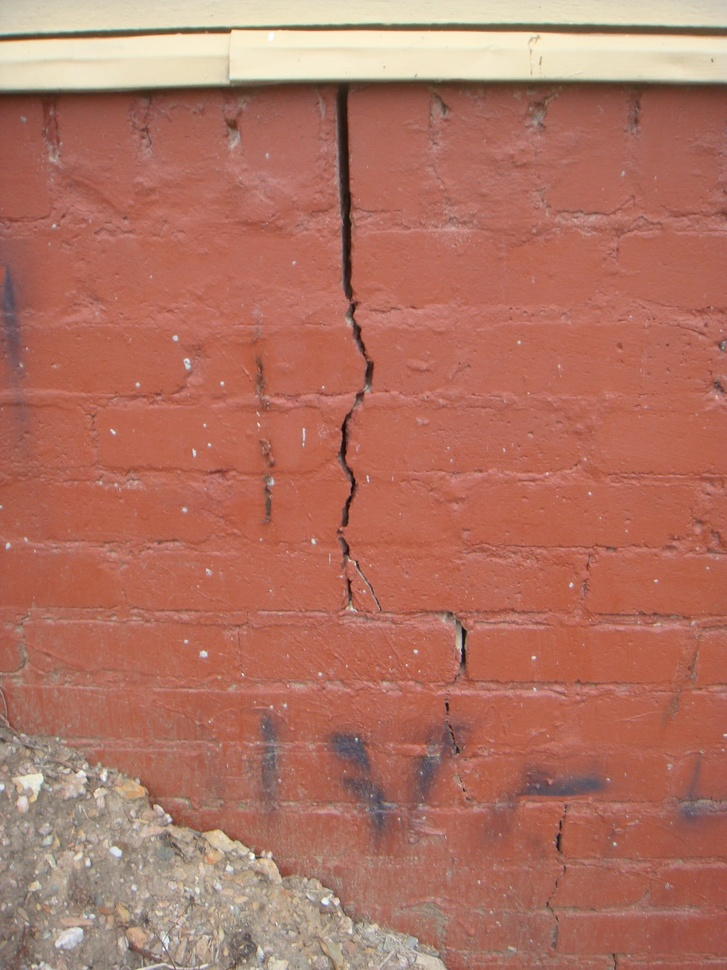
#> input picture DSC08006.jpg, 727 x 970 px, shrunk from 1536 x 2048 before the run, found by its file name
$ jupyter execute slic.ipynb
#> lines starting #> are read from the running program, lines starting #| are printed output that depends on the picture
[cell 1]
from skimage.segmentation import slic
from skimage.segmentation import mark_boundaries
import matplotlib.pyplot as plt

[cell 2]
from PIL import Image

img = Image.open(r'C:\\Users\\MRITUNJAY\\Desktop\\research paper\\DSC08006.jpg')
#> img is the input picture: PIL image 727x970 RGB; mean R, G, B 176.3, 115, 98.3
plt.imshow(img)

[cell 3]
from numpy import asarray

image = asarray(img)

print(type(image))
#| <class 'numpy.ndarray'>
print(image.shape)
#| (970, 727, 3)

[cell 4]
for numSegments in (100, 200, 300):
	segments = slic(image, n_segments = numSegments, sigma = 5)
	# output of SLIC
	fig = plt.figure(numSegments)
	ax = fig.add_subplot(1, 1, 1)
	ax.imshow(mark_boundaries(image, segments))
	plt.axis("off")
#> this loop made 3 passes
#> pass 1, `segments = slic(image, n_segments = numSegments, sigma = 5)`:
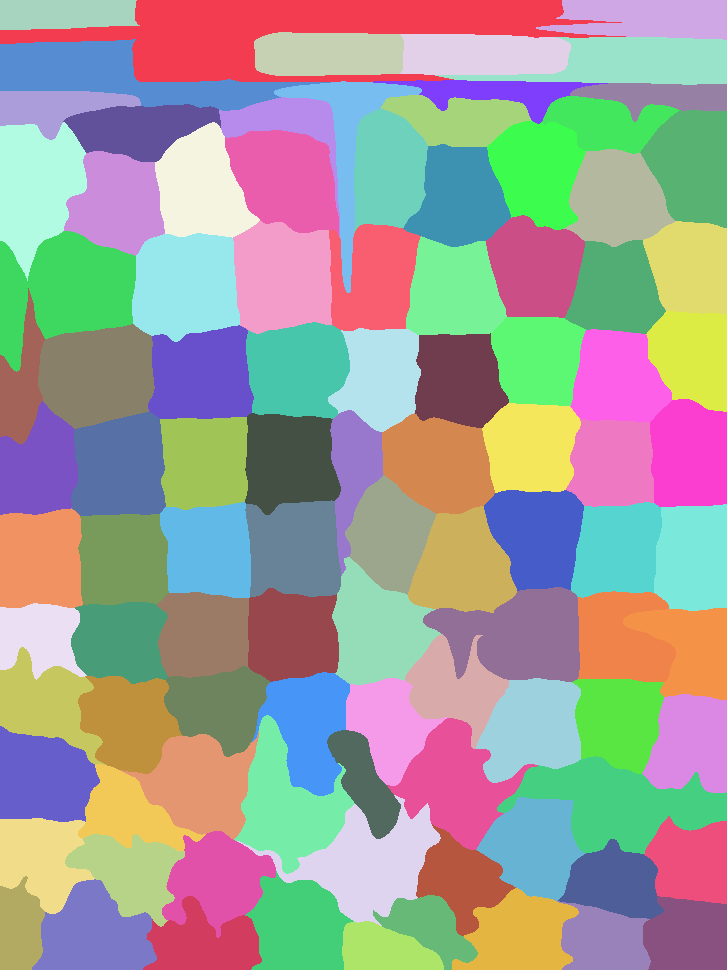
#> segments: shape (970, 727) int64; 100 distinct labels, from 1 to 100; one colour per label, 0 black
#> pass 2, `segments = slic(image, n_segments = numSegments, sigma = 5)`:
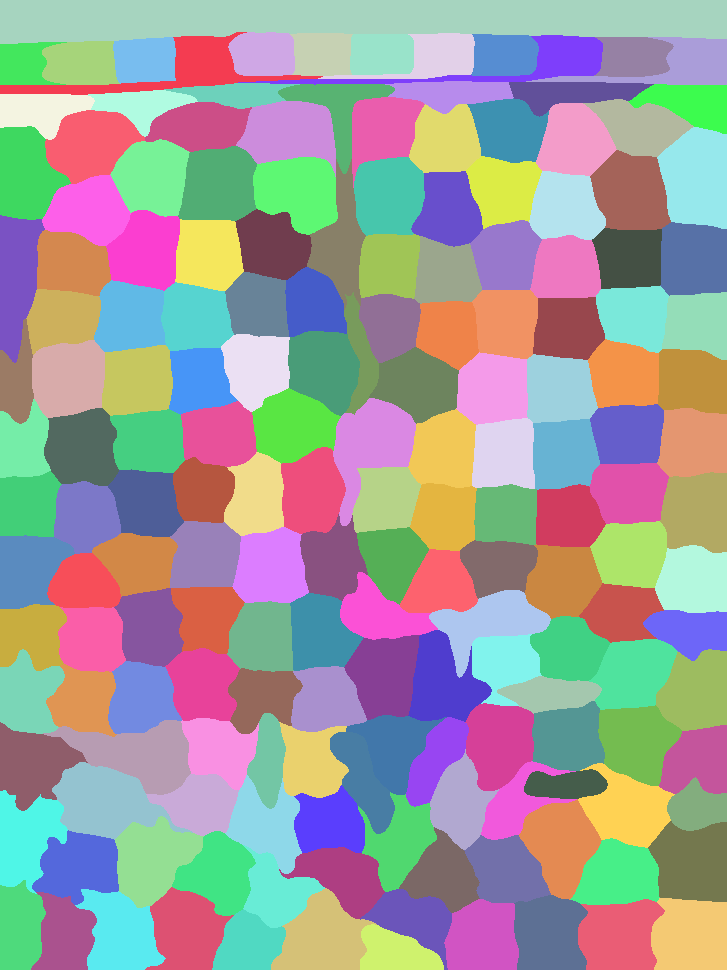
#> segments: shape (970, 727) int64; 177 distinct labels, from 1 to 177; one colour per label, 0 black
#> pass 3, `segments = slic(image, n_segments = numSegments, sigma = 5)`:
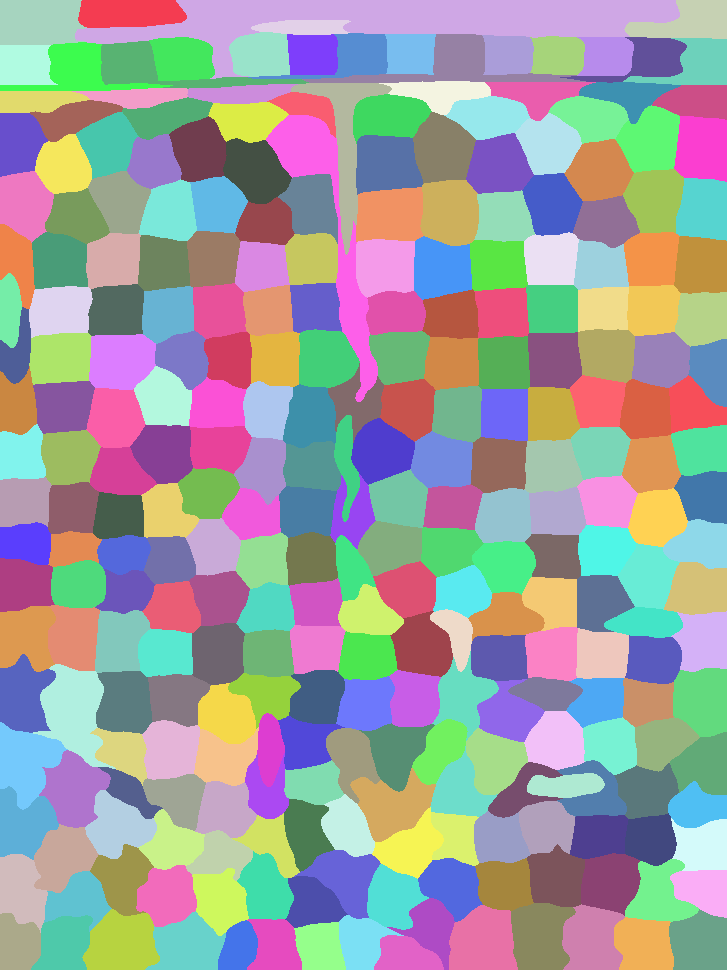
#> segments: shape (970, 727) int64; 281 distinct labels, from 1 to 281; one colour per label, 0 black
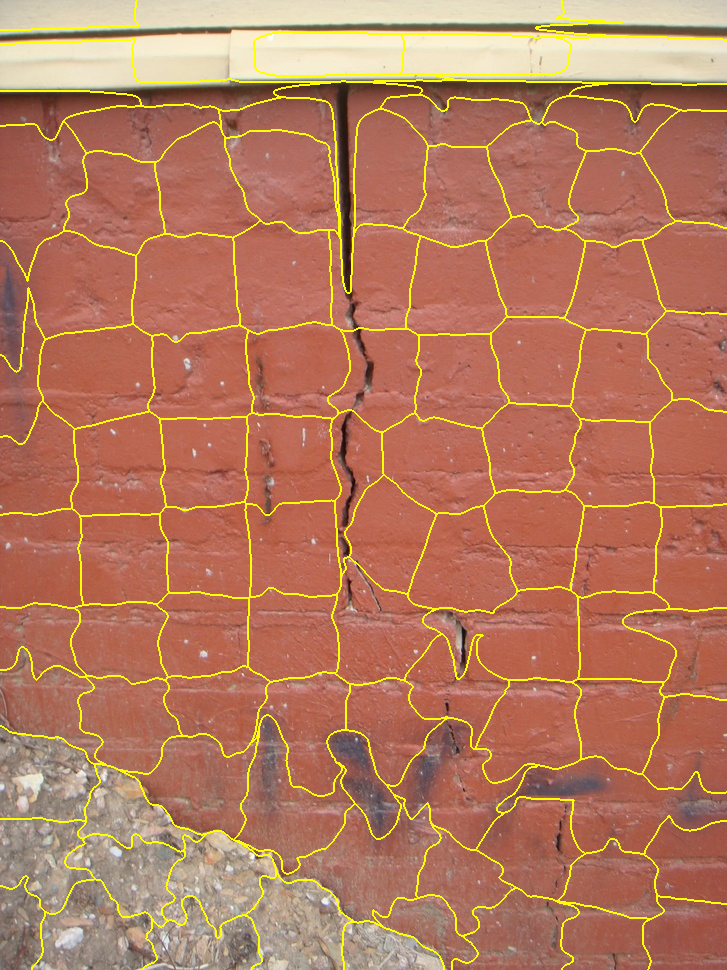
#> shown: shape (970, 727, 3) float64; mean R, G, B 0.707, 0.478, 0.367
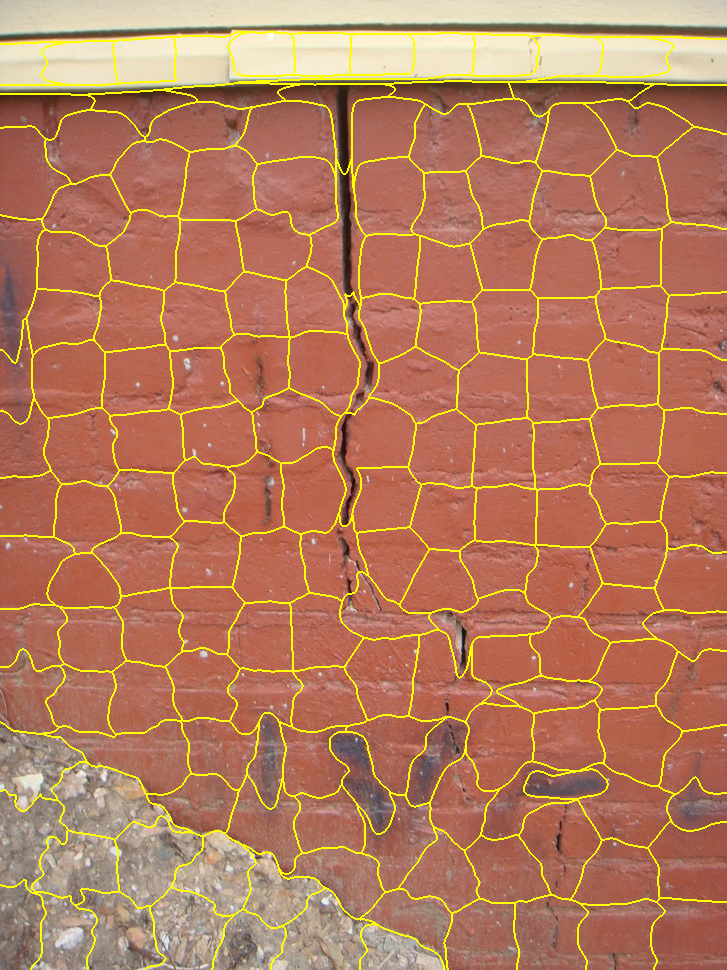
#> shown: shape (970, 727, 3) float64; mean R, G, B 0.71, 0.484, 0.362
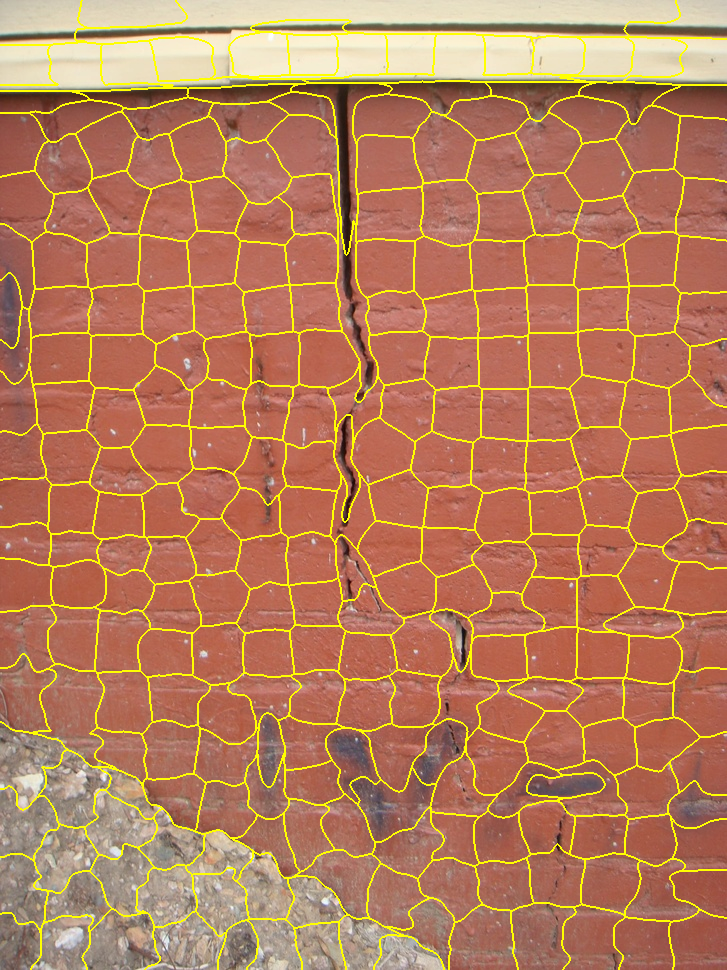
#> shown: shape (970, 727, 3) float64; mean R, G, B 0.715, 0.493, 0.356
